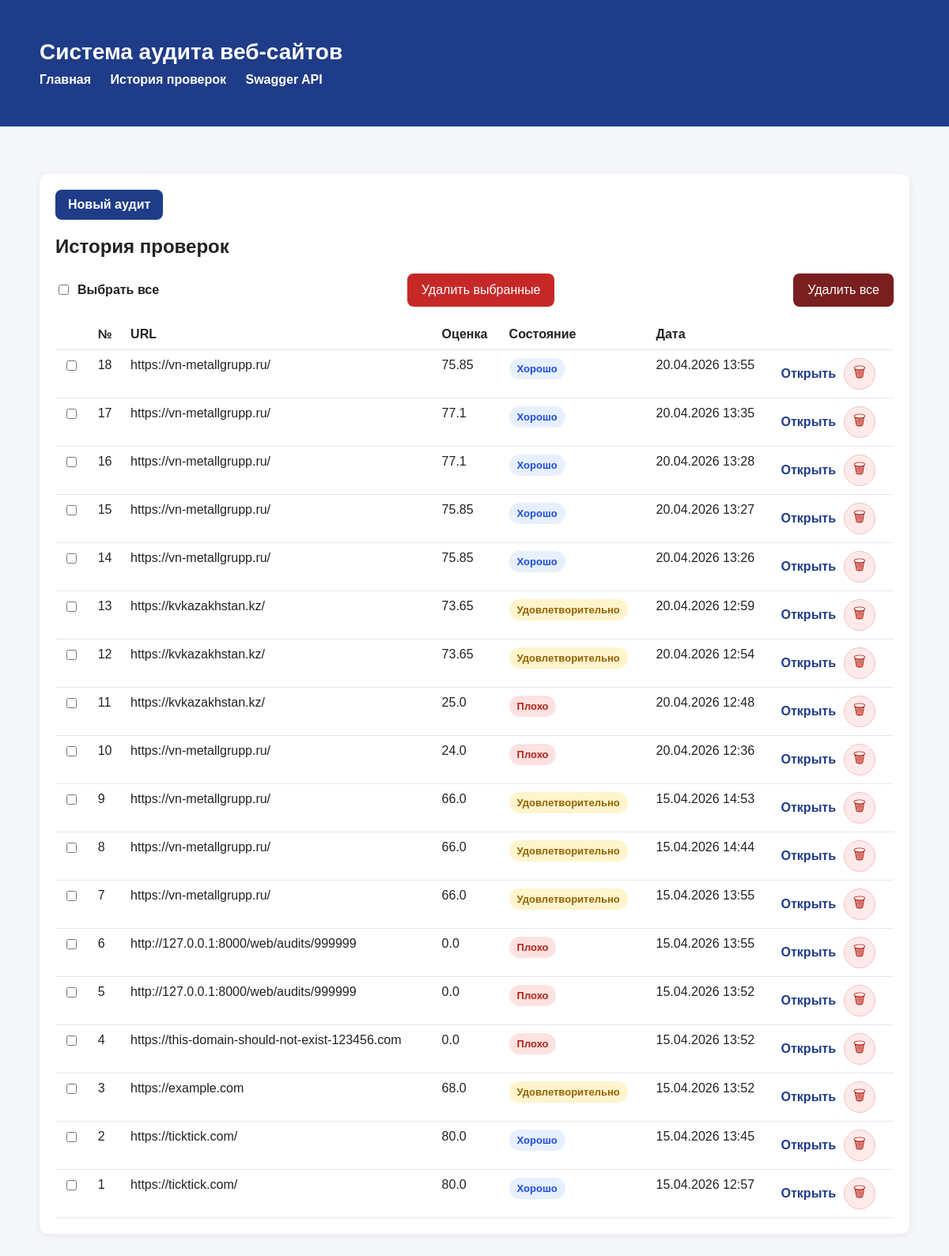
Page /web/history on the earlier database version.
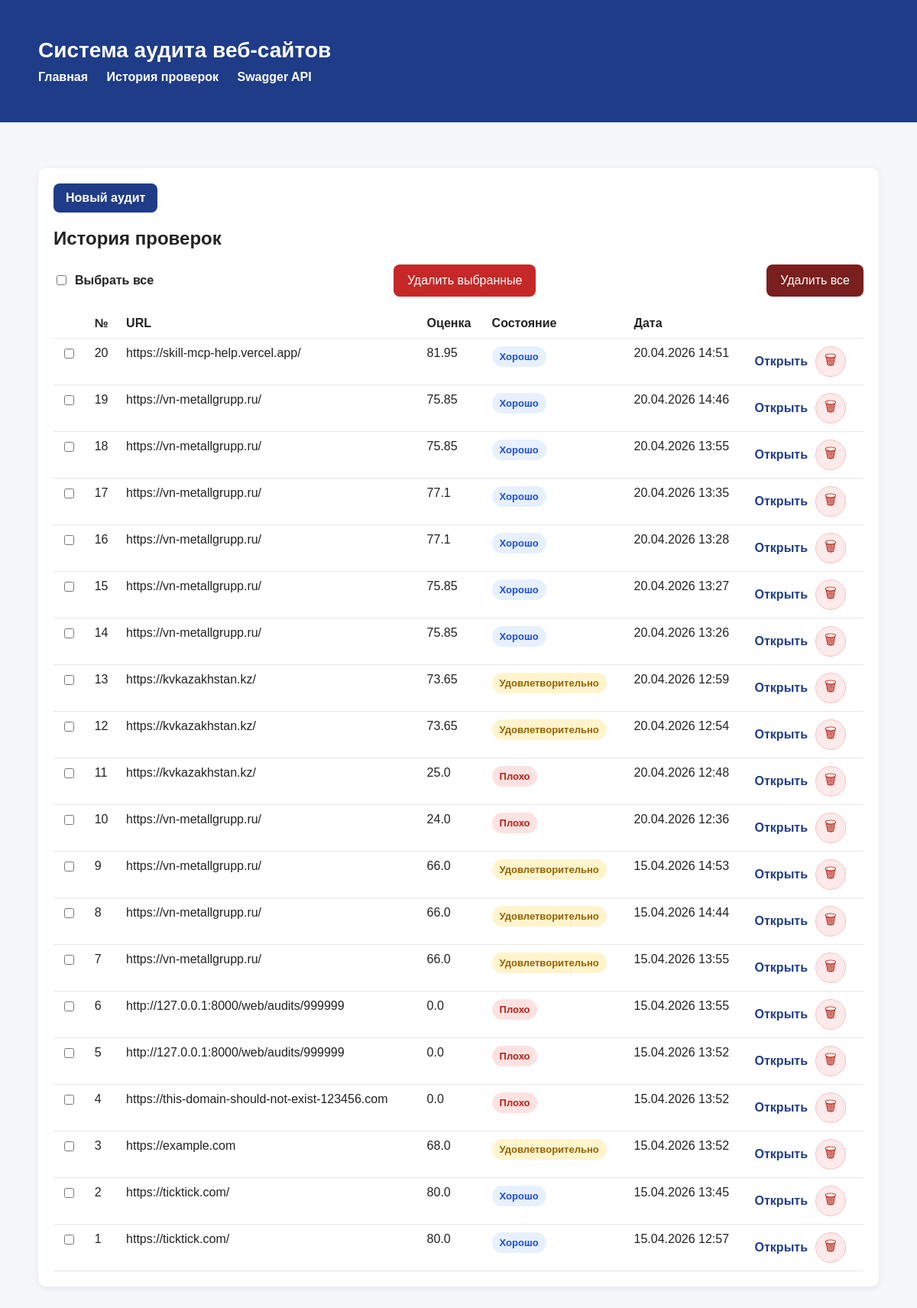
Same page on the later database version.
### app/models/audit.py (models this page shows)
class Audit(Base):
    __tablename__ = "audits"
    id: Mapped[int] = mapped_column(Integer, primary_key=True, index=True)
    url: Mapped[str] = mapped_column(String(2048), nullable=False, index=True)
    status: Mapped[str] = mapped_column(String(50), nullable=False, default="pending")
    total_score: Mapped[float | None] = mapped_column(Float, nullable=True)
    created_at: Mapped[datetime] = mapped_column(DateTime, default=datetime.utcnow, nullable=False)
    finished_at: Mapped[datetime | None] = mapped_column(DateTime, nullable=True)
    issues = relationship(
        "AuditIssue",
        back_populates="audit",
        cascade="all, delete-orphan"
    )
    metrics = relationship(
        "AuditMetric",
        back_populates="audit",
        cascade="all, delete-orphan"
    )
    reports = relationship(
        "AuditReport",
        back_populates="audit",
        cascade="all, delete-orphan"
    )

### app/api/web.py (the view)
@router.get("/web/history", response_class=HTMLResponse)
def web_history(
    request: Request,
    db: Session = Depends(get_db)
):
    repository = AuditRepository(db)
    audits = repository.get_audits()
    return templates.TemplateResponse(
        request=request,
        name="history.html",
        context={
            "title": "История проверок",
            "audits": audits,
            "get_score_label": get_score_label,
            "get_score_class": get_score_class,
            "get_status_label": get_status_label,
            "format_datetime": format_datetime,
        }
    )

### app/templates/history.html (shortened to what this page needs)
{% extends "base.html" %}
{% block content %}
<div class="card">
    <div class="action-row top-actions">
        <a class="link-button" href="/web">Новый аудит</a>
    </div>
    <h2>История проверок</h2>
    {% if audits %}
        <div class="action-row history-actions">
            <label class="select-all-control">
                <input type="checkbox" id="select-all-audits">
                <span>Выбрать все</span>
            </label>
            <form method="post" action="/web/history/delete-selected" id="bulk-delete-form">
                <button type="submit" class="danger-button">Удалить выбранные</button>
            </form>
            <form method="post" action="/web/history/delete-all" onsubmit="return confirm('Удалить всю историю проверок?');">
                <button type="submit" class="danger-button secondary-danger">Удалить все</button>
            </form>
        </div>
        <table class="history-table">
            <thead>
                <tr>
                    <th></th>
                    <th>№</th>
                    <th>URL</th>
                    <th>Оценка</th>
                    <th>Состояние</th>
                    <th>Дата</th>
                    <th></th>
                </tr>
            </thead>
            <tbody>
                {% for audit in audits %}
                <tr>
                    <td>
                        <input
                            type="checkbox"
                            class="audit-select-checkbox"
                            value="{{ audit.id }}"
                            aria-label="Выбрать аудит {{ audit.id }}"
                        >
                    </td>
                    <td>{{ audits|length - loop.index0 }}</td>
                    <td class="url-cell">{{ audit.url }}</td>
                    <td>{{ audit.total_score if audit.total_score is not none else "—" }}</td>
                    <td>
                        <span class="mini-score {{ get_score_class(audit.total_score) }}">
                            {{ get_score_label(audit.total_score) }}
                        </span>
                    </td>
                    <td>{{ format_datetime(audit.created_at) }}</td>
                    <td class="history-actions-cell">
                        <a href="/web/audits/{{ audit.id }}">Открыть</a>
                        <form method="post" action="/web/history/delete" class="inline-delete-form" onsubmit="return confirm('Удалить эту проверку из истории?');">
                            <button type="submit" class="icon-button danger-icon-button" aria-label="Удалить аудит {{ audit.id }}">
                                🗑
                            </button>
                        </form>
                    </td>
                </tr>
                {% endfor %}
            </tbody>
        </table>
    {% else %}
        <p class="empty">История аудитов пока пуста.</p>
    {% endif %}
</div>
{% endblock %}

### app/templates/base.html (shortened to what this page needs)
<!DOCTYPE html>
<html lang="ru">
<head>
    <link rel="stylesheet" href="/static/css/styles.css">
</head>
<body>
    <header>
        <div class="container">
            <h1>Система аудита веб-сайтов</h1>
            <nav>
                <a href="/web">Главная</a>
                <a href="/web/history">История проверок</a>
                <a href="/docs">Swagger API</a>
            </nav>
        </div>
    </header>
    <main class="container">
        {% block content %}{% endblock %}
    </main>
</body>
</html>

### app/static/css/styles.css (style rules this page uses)
body { font-family: Arial, sans-serif; background: #f5f7fb; color: #222; margin: 0; padding: 0; }
.container { width: 1100px; max-width: calc(100% - 40px); margin: 0 auto; padding: 30px 0; }
header { background: #1f3c88; color: white; padding: 20px 0; margin-bottom: 30px; }
header h1 { margin: 0; font-size: 28px; }
nav { margin-top: 10px; }
nav a { color: white; text-decoration: none; margin-right: 20px; font-weight: bold; }
.card { background: white; border-radius: 10px; padding: 20px; box-shadow: 0 2px 10px rgba(0, 0, 0, 0.08); margin-bottom: 20px; }
form { display: flex; gap: 12px; flex-wrap: wrap; }
button { background: #1f3c88; color: white; border: none; border-radius: 8px; padding: 12px 18px; font-size: 16px; cursor: pointer; }
.metric-table, .history-table { width: 100%; border-collapse: collapse; }
.metric-table th, .metric-table td, .history-table th, .history-table td { text-align: left; padding: 10px; border-bottom: 1px solid #e5e7eb; }
.history-table a { color: #1f3c88; text-decoration: none; font-weight: bold; }
.mini-score { display: inline-block; padding: 6px 10px; border-radius: 999px; font-size: 13px; font-weight: bold; }
.mini-score.score-good { background: #e7f0ff; color: #1d4ed8; }
.mini-score.score-warning { background: #fff4cc; color: #946200; }
.mini-score.score-bad { background: #fde2e1; color: #b42318; }
.action-row { display: flex; gap: 12px; flex-wrap: wrap; align-items: center; }
.top-actions { margin-bottom: 20px; }
.link-button { display: inline-block; background: #1f3c88; color: white; text-decoration: none; border-radius: 8px; padding: 10px 16px; font-weight: bold; }
.url-cell { max-width: 340px; word-break: break-word; }
.history-table td { vertical-align: top; }
.history-actions { justify-content: space-between; margin-bottom: 16px; }
.select-all-control { display: inline-flex; align-items: center; gap: 8px; font-weight: bold; }
.history-actions-cell { display: flex; align-items: center; gap: 10px; }
.inline-delete-form { margin: 0; }
.icon-button { display: inline-flex; align-items: center; justify-content: center; min-width: 40px; min-height: 40px; padding: 0; border-radius: 999px; font-size: 18px; }
.danger-button { background: #c62828; }
.secondary-danger { background: #7a1f1f; }
.danger-icon-button { background: #fdeaea; color: #b42318; border: 1px solid #f5c2c0; }

Differences in the rows shown:
added Audit: index0 "20", url "https://skill-mcp-help.vercel.app/", total_score "81.95", total_score "Хорошо", created_at "20.04.2026 14:51"
added Audit: index0 "19", url "https://vn-metallgrupp.ru/", total_score "75.85", total_score "Хорошо", created_at "20.04.2026 14:46"
